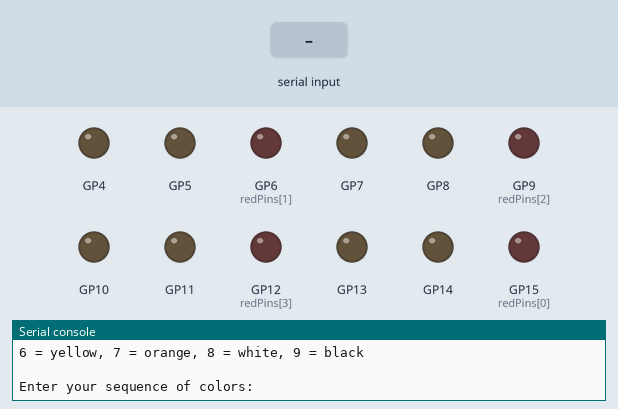
Simulated run of this program. Board: Raspberry Pi Pico running MicroPython. Shown: output pins drawn as LEDs (lit = HIGH), the last lines printed to the serial console. The test bench sets the inputs (shaded band).

Above: at 1.2 s.
1.3 s: "5" typed at the serial console, then Enter
At 1.9 s:
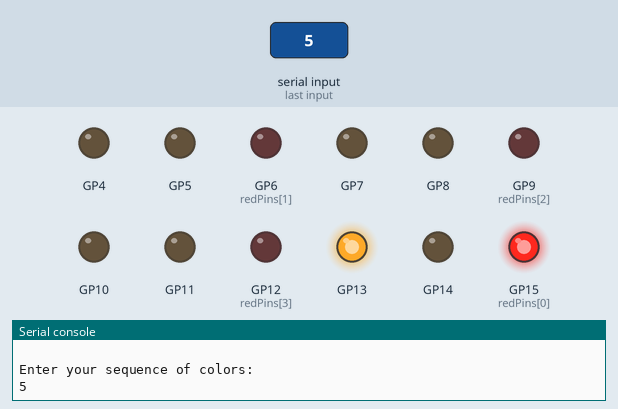
At 4.6 s:
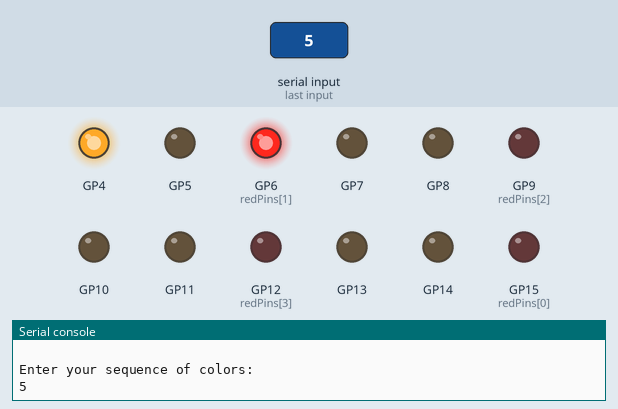
6.8 s: "1" typed at the serial console, then Enter
At 10.5 s:
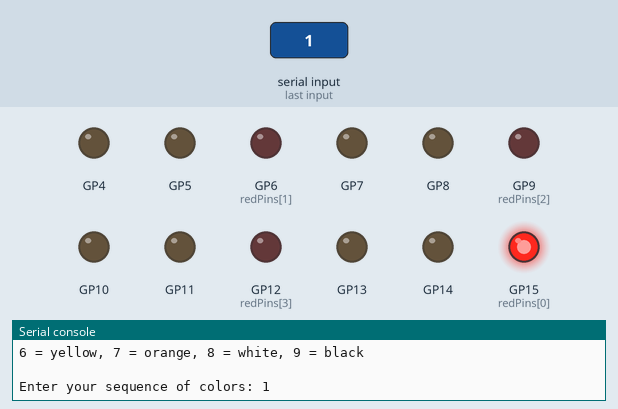
Timing chart, 0 to 18.8 s (numbered marks = the images above; inputs shaded):
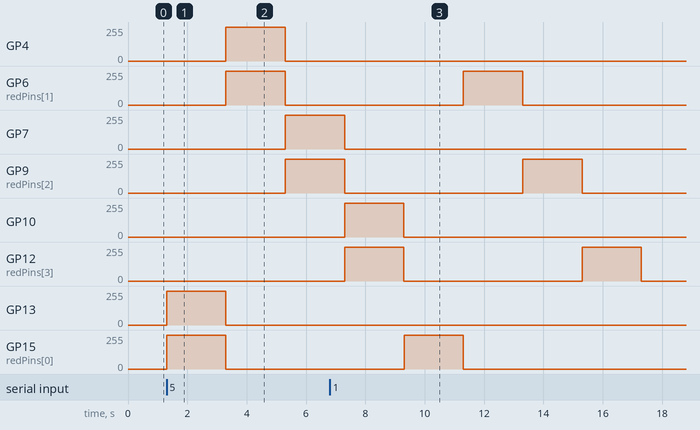

Measured:
- after the input at 1.3 s, GP4, GP6 (redPins[1]): 0/255 → 254/255 after 2.0 s, → 0/255 2.0 s later; GP7, GP9 (redPins[2]): 0/255 → 254/255 after 4.0 s; GP13, GP15 (redPins[0]): 0/255 → 254/255 at once, → 0/255 2.0 s later
- after the input at 6.8 s, GP6 (redPins[1]): 0/255 → 254/255 after 4.5 s, → 0/255 2.0 s later; GP15 (redPins[0]): 0/255 → 254/255 after 2.5 s, → 0/255 2.0 s later
- by itself, GP12 (redPins[3]): alternates 254/255 for 2.0 s and 0/255 for 6.0 s

The program:

Lesson15_sequence_memory.py
```python
# Program for Lesson 15
# Four RGB LEDs - color sequence chosen by user
#
# The first RGB LED (RGB 0) will show the current color
# The second RGB LED (RGB 1) will show the previous color after the first loop
# The third and fourth RGB LEDs (RGB 2 and RGB 3) will hold the
# colors two and three loops past from the current color
#
# McWhorter Pico W Course
# Lori Pfahler
# April 2023

# import modules
from machine import Pin, PWM
from utime import sleep

# pins for RGB LEDs
# RGB 0 is on pins 15, 14, 13
# RGB 1 is on pins 6, 5, 4
# RGB 2 is on pins 9, 8 ,7
# RGB 3 is on pins 12, 11, 10
redPins = [15, 6, 9, 12]
greenPins = [14, 5, 8, 11]
bluePins = [13, 4, 7, 10]

# setup red LEDs
# red
redNames = []
for i in redPins:
    LED_name = 'red'+str(i)
    LED_name = PWM(Pin(i))
    LED_name.freq(1000)
    LED_name.duty_u16(0)
    redNames.append(LED_name)

#green
greenNames = []
for i in greenPins:
    LED_name = 'green'+str(i)
    LED_name = PWM(Pin(i))
    LED_name.freq(1000)
    LED_name.duty_u16(0)
    greenNames.append(LED_name)

#blue
blueNames = []
for i in bluePins:
    LED_name = 'blue'+str(i)
    LED_name = PWM(Pin(i))
    LED_name.freq(1000)
    LED_name.duty_u16(0)
    blueNames.append(LED_name)

# create a dictionary to hold the RGB codes for the colors
colors = {
    1  : (255,   0,   0),
    2  : (  0, 255,   0),
    3  : (  0,   0, 255),
    4  : (  0, 255, 255),
    5  : (255,   0, 255),
    6  : (255, 150,   0),
    7  : (255,  20,   0),
    8  : (255, 255, 255),
    9  : (  0,   0,   0)
    }

try:
    while True:
        # Explain to user how to enter the color sequence
        print('Enter a sequence of colors using the assigned number for the color')
        print('separated by a space  e.g. 2 6 8 \n')
        print('1 =red, 2 = green, 3 = blue, 4 = cyan, 5 = magenta')
        print('6 = yellow, 7 = orange, 8 = white, 9 = black \n')
        # figured out this code from stackoverflow.com
        # userColors = [int(x) for x in input('Enter your sequence of colors: ').split()]
        # read in numbers to a list
        colorString = input('Enter your sequence of colors: ')
        colorString = colorString.split()
        userColors = []
        for i in range(0, len(colorString)):
            userColors = userColors + [int(colorString[i])]
        # number of colors to go through
        numColors = len(userColors)
        # pad userColors with three leading and trailing black values to make sequence work
        # this way RGB 1, RGB 2 and RGB 3 will be black for the first loop and
        # as needed for second and third loops
        userColors = [9, 9, 9] + userColors + [9, 9, 9]
        # begin loop to run through the colors
        for i in range(0, numColors + 3):
            # the previous colors in the sequence on RGB 1, RGB 2 and RGB 3
            colorRGB3 = colors.get(userColors[i])
            colorRGB2 = colors.get(userColors[i + 1])
            colorRGB1 = colors.get(userColors[i + 2])
            # current color on RGB 0
            colorRGB0 = colors.get(userColors[i + 3])

            # light the RGB LEDs
            # current color on RGB 0; use <<8 to convert to 0-255 to 0-65535 range
            redNames[0].duty_u16(colorRGB0[0]<<8)
            greenNames[0].duty_u16(colorRGB0[1]<<8)
            blueNames[0].duty_u16(colorRGB0[2]<<8)
            # previous color on RGB 1
            redNames[1].duty_u16(colorRGB1[0]<<8)
            greenNames[1].duty_u16(colorRGB1[1]<<8)
            blueNames[1].duty_u16(colorRGB1[2]<<8)
            # current color two loops ago on RGB 2
            redNames[2].duty_u16(colorRGB2[0]<<8)
            greenNames[2].duty_u16(colorRGB2[1]<<8)
            blueNames[2].duty_u16(colorRGB2[2]<<8)
            # current color three loops ago on RGB 3
            redNames[3].duty_u16(colorRGB3[0]<<8)
            greenNames[3].duty_u16(colorRGB3[1]<<8)
            blueNames[3].duty_u16(colorRGB3[2]<<8)
            # sleep to hold the color for some time
            sleep (2)

        # turn all off
        for i in redNames:
            i.duty_u16(0)
        for i in greenNames:
            i.duty_u16(0)
        for i in blueNames:
            i.duty_u16(0)


except KeyboardInterrupt:
    # turn all off
    for i in redNames:
        i.duty_u16(0)
    for i in greenNames:
        i.duty_u16(0)
    for i in blueNames:
        i.duty_u16(0)
```
